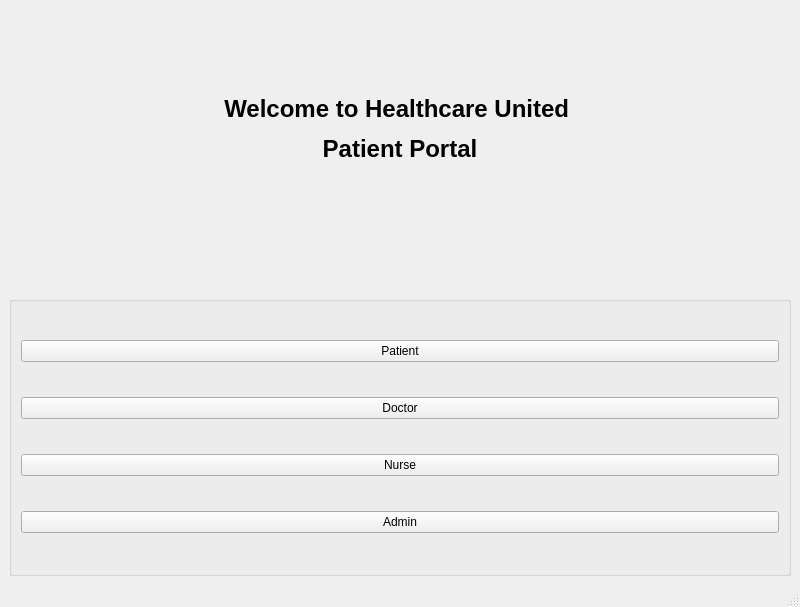
<?xml version="1.0" encoding="UTF-8"?>
<ui version="4.0">
 <class>MainWindow</class>
 <widget class="QMainWindow" name="MainWindow">
  <property name="geometry">
   <rect>
    <x>0</x>
    <y>0</y>
    <width>800</width>
    <height>607</height>
   </rect>
  </property>
  <property name="windowTitle">
   <string>MainWindow</string>
  </property>
  <widget class="QWidget" name="centralwidget">
   <layout class="QGridLayout" name="gridLayout_2">
    <item row="0" column="0">
     <widget class="QLabel" name="label">
      <property name="text">
       <string>&lt;html&gt;&lt;head/&gt;&lt;body&gt;&lt;p align=&quot;center&quot;&gt;&lt;span style=&quot; font-size:18pt; font-weight:600;&quot;&gt;Welcome to Healthcare United &lt;/span&gt;&lt;/p&gt;&lt;p align=&quot;center&quot;&gt;&lt;span style=&quot; font-size:18pt; font-weight:600;&quot;&gt;Patient Portal&lt;/span&gt;&lt;/p&gt;&lt;p align=&quot;center&quot;&gt;&lt;br/&gt;&lt;/p&gt;&lt;/body&gt;&lt;/html&gt;</string>
      </property>
      <property name="textFormat">
       <enum>Qt::AutoText</enum>
      </property>
     </widget>
    </item>
    <item row="1" column="0">
     <widget class="QGroupBox" name="groupBox">
      <property name="title">
       <string/>
      </property>
      <layout class="QGridLayout" name="gridLayout">
       <item row="3" column="0">
        <widget class="QPushButton" name="pushButton_4">
         <property name="text">
          <string>Admin</string>
         </property>
        </widget>
       </item>
       <item row="1" column="0">
        <widget class="QPushButton" name="pushButton_2">
         <property name="text">
          <string>Doctor</string>
         </property>
        </widget>
       </item>
       <item row="0" column="0">
        <widget class="QPushButton" name="pushButton">
         <property name="text">
          <string>Patient</string>
         </property>
        </widget>
       </item>
       <item row="2" column="0">
        <widget class="QPushButton" name="pushButton_3">
         <property name="text">
          <string>Nurse</string>
         </property>
        </widget>
       </item>
      </layout>
     </widget>
    </item>
   </layout>
  </widget>
  <widget class="QMenuBar" name="menubar">
   <property name="geometry">
    <rect>
     <x>0</x>
     <y>0</y>
     <width>800</width>
     <height>22</height>
    </rect>
   </property>
  </widget>
  <widget class="QStatusBar" name="statusbar"/>
 </widget>
 <resources/>
 <connections/>
</ui>
